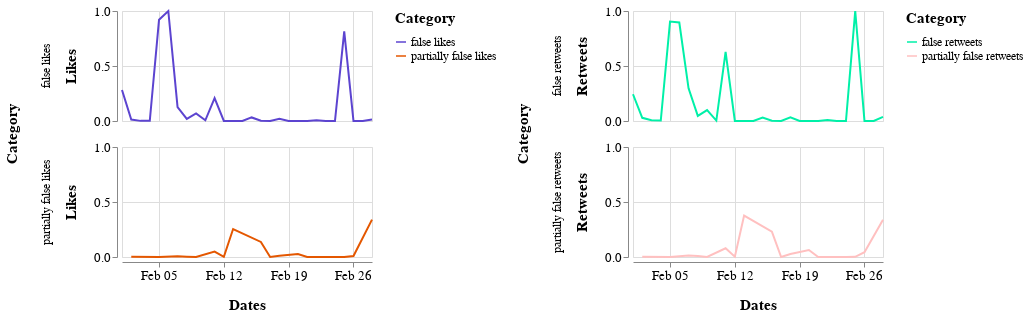

Notebook source saved alongside this figure:
### Markdown cell above
## February 2020

### Code cell
alt.hconcat(c1_feb, c2_feb).resolve_scale(color='independent').configure_axis(
    labelFontSize=13,
    titleFontSize=15,
    titlePadding=15
).configure_legend(
    titleFontSize=15,
    titlePadding= 10,
    labelFontSize=12
).configure_header(
    titleFontSize=15,
    labelFontSize=12
)

### Figure 1 — Vega-Lite specification as saved in the notebook (floating-point values rounded to 4 significant figures)
{"config": {"view": {"continuousWidth": 400, "continuousHeight": 300}, "axis": {"labelFontSize": 13, "titleFontSize": 15, "titlePadding": 15}, "header": {"labelFontSize": 12, "titleFontSize": 15}, "legend": {"labelFontSize": 12, "titleFontSize": 15, "titlePadding": 10}}, "hconcat": [{"data": {"name": "data-ec7105a2cbf2400539ae2fc100104814"}, "mark": "line", "encoding": {"color": {"type": "nominal", "field": "Category", "scale": {"range": ["#5c44d0", "#e45700"]}}, "row": {"type": "nominal", "field": "Category"}, "x": {"type": "temporal", "field": "Dates", "timeUnit": "monthdate", "title": "Dates"}, "y": {"type": "quantitative", "field": "Likes"}}, "height": 110, "width": 250}, {"data": {"name": "data-bafd4900f47e3a683a87cee3f1b9a04d"}, "mark": "line", "encoding": {"color": {"type": "nominal", "field": "Category", "scale": {"range": ["#00F0A8", "#FFC0C0"]}}, "row": {"type": "nominal", "field": "Category"}, "x": {"type": "temporal", "field": "Dates", "timeUnit": "monthdate", "title": "Dates"}, "y": {"type": "quantitative", "field": "Retweets"}}, "height": 110, "width": 250}], "resolve": {"scale": {"color": "independent"}}, "$schema": "https://vega.github.io/schema/vega-lite/v4.8.1.json", "datasets": {"data-ec7105a2cbf2400539ae2fc100104814": [{"Dates": "2020-02-02T00:00:00", "Likes": 0.001278, "Category": "partially false likes"}, {"Dates": "2020-02-02T00:00:00", "Likes": 0.01344, "Category": "false likes"}, {"Dates": "2020-02-11T00:00:00", "Likes": 0.208, "Category": "false likes"}, {"Dates": "2020-02-15T00:00:00", "Likes": 0.03236, "Category": "false likes"}, {"Dates": "2020-02-16T00:00:00", "Likes": 0.002266, "Category": "false likes"}, {"Dates": "2020-02-10T00:00:00", "Likes": 0.006487, "Category": "false likes"}, {"Dates": "2020-02-16T00:00:00", "Likes": 0.137, "Category": "partially false likes"}, {"Dates": "2020-02-01T00:00:00", "Likes": 0.2813, "Category": "false likes"}, {"Dates": "2020-02-04T00:00:00", "Likes": 0.001433, "Category": "false likes"}, {"Dates": "2020-02-26T00:00:00", "Likes": 0.0006778, "Category": "false likes"}, {"Dates": "2020-02-14T00:00:00", "Likes": 0.0, "Category": "false likes"}, {"Dates": "2020-02-19T00:00:00", "Likes": 0.0002324, "Category": "false likes"}, {"Dates": "2020-02-22T00:00:00", "Likes": 0.007649, "Category": "false likes"}, {"Dates": "2020-02-23T00:00:00", "Likes": 0.0002905, "Category": "false likes"}, {"Dates": "2020-02-25T00:00:00", "Likes": 0.8143, "Category": "false likes"}, {"Dates": "2020-02-12T00:00:00", "Likes": 0.0003679, "Category": "false likes"}, {"Dates": "2020-02-08T00:00:00", "Likes": 0.003389, "Category": "partially false likes"}, {"Dates": "2020-02-26T00:00:00", "Likes": 0.009392, "Category": "partially false likes"}, {"Dates": "2020-02-28T00:00:00", "Likes": 0.01421, "Category": "false likes"}, {"Dates": "2020-02-08T00:00:00", "Likes": 0.01884, "Category": "false likes"}, {"Dates": "2020-02-12T00:00:00", "Likes": 0.00122, "Category": "partially false likes"}, {"Dates": "2020-02-25T00:00:00", "Likes": 0.0007939, "Category": "partially false likes"}, {"Dates": "2020-02-06T00:00:00", "Likes": 1.0, "Category": "false likes"}, {"Dates": "2020-02-07T00:00:00", "Likes": 0.1261, "Category": "false likes"}, {"Dates": "2020-02-03T00:00:00", "Likes": 0.001143, "Category": "false likes"}, {"Dates": "2020-02-05T00:00:00", "Likes": 0.9211, "Category": "false likes"}, {"Dates": "2020-02-27T00:00:00", "Likes": 0.0003292, "Category": "false likes"}, {"Dates": "2020-02-05T00:00:00", "Likes": 0.0, "Category": "partially false likes"}, {"Dates": "2020-02-07T00:00:00", "Likes": 0.007029, "Category": "partially false likes"}, {"Dates": "2020-02-09T00:00:00", "Likes": 0.06876, "Category": "false likes"}, {"Dates": "2020-02-09T00:00:00", "Likes": 3.873e-05, "Category": "partially false likes"}, {"Dates": "2020-02-11T00:00:00", "Likes": 0.04977, "Category": "partially false likes"}, {"Dates": "2020-02-18T00:00:00", "Likes": 0.01201, "Category": "partially false likes"}, {"Dates": "2020-02-18T00:00:00", "Likes": 0.01995, "Category": "false likes"}, {"Dates": "2020-02-20T00:00:00", "Likes": 0.02756, "Category": "partially false likes"}, {"Dates": "2020-02-28T00:00:00", "Likes": 0.3397, "Category": "partially false likes"}, {"Dates": "2020-02-13T00:00:00", "Likes": 0.2544, "Category": "partially false likes"}, {"Dates": "2020-02-17T00:00:00", "Likes": 0.0, "Category": "false likes"}, {"Dates": "2020-02-17T00:00:00", "Likes": 0.0, "Category": "partially false likes"}, {"Dates": "2020-02-21T00:00:00", "Likes": 0.0, "Category": "false likes"}, {"Dates": "2020-02-21T00:00:00", "Likes": 0.0, "Category": "partially false likes"}, {"Dates": "2020-02-24T00:00:00", "Likes": 0.0, "Category": "false likes"}, {"Dates": "2020-02-24T00:00:00", "Likes": 0.0, "Category": "partially false likes"}], "data-bafd4900f47e3a683a87cee3f1b9a04d": [{"Dates": "2020-02-02T00:00:00", "Retweets": 0.002577, "Category": "partially false retweets"}, {"Dates": "2020-02-02T00:00:00", "Retweets": 0.02914, "Category": "false retweets"}, {"Dates": "2020-02-11T00:00:00", "Retweets": 0.6282, "Category": "false retweets"}, {"Dates": "2020-02-15T00:00:00", "Retweets": 0.0303, "Category": "false retweets"}, {"Dates": "2020-02-16T00:00:00", "Retweets": 0.001656, "Category": "false retweets"}, {"Dates": "2020-02-10T00:00:00", "Retweets": 0.003987, "Category": "false retweets"}, {"Dates": "2020-02-16T00:00:00", "Retweets": 0.2297, "Category": "partially false retweets"}, {"Dates": "2020-02-01T00:00:00", "Retweets": 0.2432, "Category": "false retweets"}, {"Dates": "2020-02-04T00:00:00", "Retweets": 0.004356, "Category": "false retweets"}, {"Dates": "2020-02-26T00:00:00", "Retweets": 0.0007975, "Category": "false retweets"}, {"Dates": "2020-02-14T00:00:00", "Retweets": 6.135e-05, "Category": "false retweets"}, {"Dates": "2020-02-19T00:00:00", "Retweets": 0.0003067, "Category": "false retweets"}, {"Dates": "2020-02-22T00:00:00", "Retweets": 0.009815, "Category": "false retweets"}, {"Dates": "2020-02-23T00:00:00", "Retweets": 0.000184, "Category": "false retweets"}, {"Dates": "2020-02-25T00:00:00", "Retweets": 1.0, "Category": "false retweets"}, {"Dates": "2020-02-12T00:00:00", "Retweets": 0.0006135, "Category": "false retweets"}, {"Dates": "2020-02-08T00:00:00", "Retweets": 0.009815, "Category": "partially false retweets"}, {"Dates": "2020-02-26T00:00:00", "Retweets": 0.04337, "Category": "partially false retweets"}, {"Dates": "2020-02-28T00:00:00", "Retweets": 0.03705, "Category": "false retweets"}, {"Dates": "2020-02-08T00:00:00", "Retweets": 0.04607, "Category": "false retweets"}, {"Dates": "2020-02-12T00:00:00", "Retweets": 0.003313, "Category": "partially false retweets"}, {"Dates": "2020-02-25T00:00:00", "Retweets": 0.001595, "Category": "partially false retweets"}, {"Dates": "2020-02-06T00:00:00", "Retweets": 0.8953, "Category": "false retweets"}, {"Dates": "2020-02-07T00:00:00", "Retweets": 0.2967, "Category": "false retweets"}, {"Dates": "2020-02-03T00:00:00", "Retweets": 0.007607, "Category": "false retweets"}, {"Dates": "2020-02-05T00:00:00", "Retweets": 0.904, "Category": "false retweets"}, {"Dates": "2020-02-27T00:00:00", "Retweets": 0.0007362, "Category": "false retweets"}, {"Dates": "2020-02-05T00:00:00", "Retweets": 0.0, "Category": "partially false retweets"}, {"Dates": "2020-02-07T00:00:00", "Retweets": 0.01399, "Category": "partially false retweets"}, {"Dates": "2020-02-09T00:00:00", "Retweets": 0.09858, "Category": "false retweets"}, {"Dates": "2020-02-09T00:00:00", "Retweets": 0.0, "Category": "partially false retweets"}, {"Dates": "2020-02-11T00:00:00", "Retweets": 0.07932, "Category": "partially false retweets"}, {"Dates": "2020-02-18T00:00:00", "Retweets": 0.02656, "Category": "partially false retweets"}, {"Dates": "2020-02-18T00:00:00", "Retweets": 0.03307, "Category": "false retweets"}, {"Dates": "2020-02-20T00:00:00", "Retweets": 0.06331, "Category": "partially false retweets"}, {"Dates": "2020-02-28T00:00:00", "Retweets": 0.3387, "Category": "partially false retweets"}, {"Dates": "2020-02-13T00:00:00", "Retweets": 0.377, "Category": "partially false retweets"}, {"Dates": "2020-02-17T00:00:00", "Retweets": 0.0, "Category": "false retweets"}, {"Dates": "2020-02-17T00:00:00", "Retweets": 0.0, "Category": "partially false retweets"}, {"Dates": "2020-02-21T00:00:00", "Retweets": 0.0, "Category": "false retweets"}, {"Dates": "2020-02-21T00:00:00", "Retweets": 0.0, "Category": "partially false retweets"}, {"Dates": "2020-02-24T00:00:00", "Retweets": 0.0, "Category": "false retweets"}, {"Dates": "2020-02-24T00:00:00", "Retweets": 0.0, "Category": "partially false retweets"}]}}
